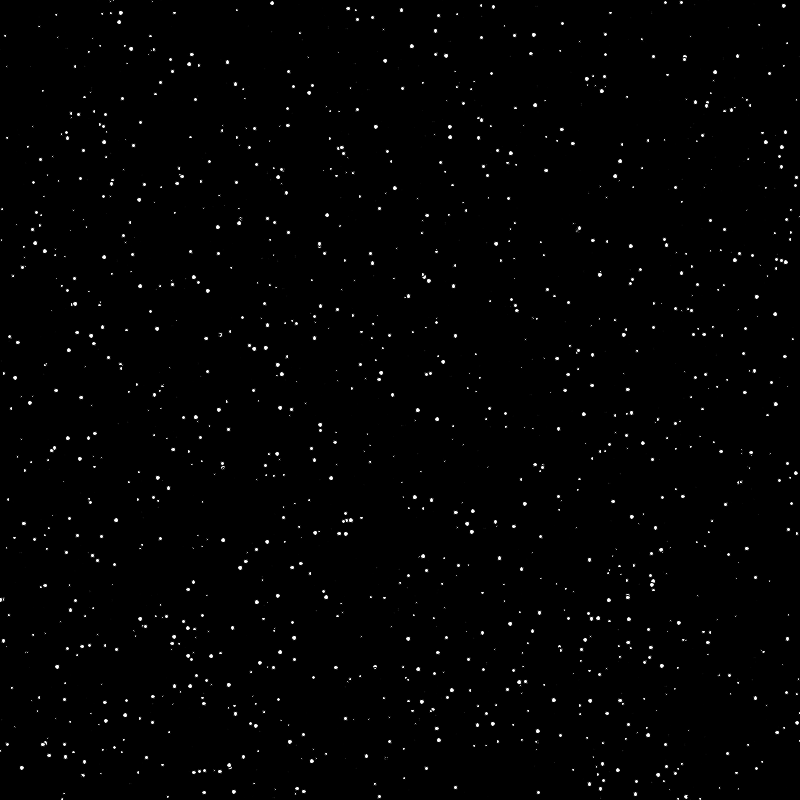
Frame 1 (no input)
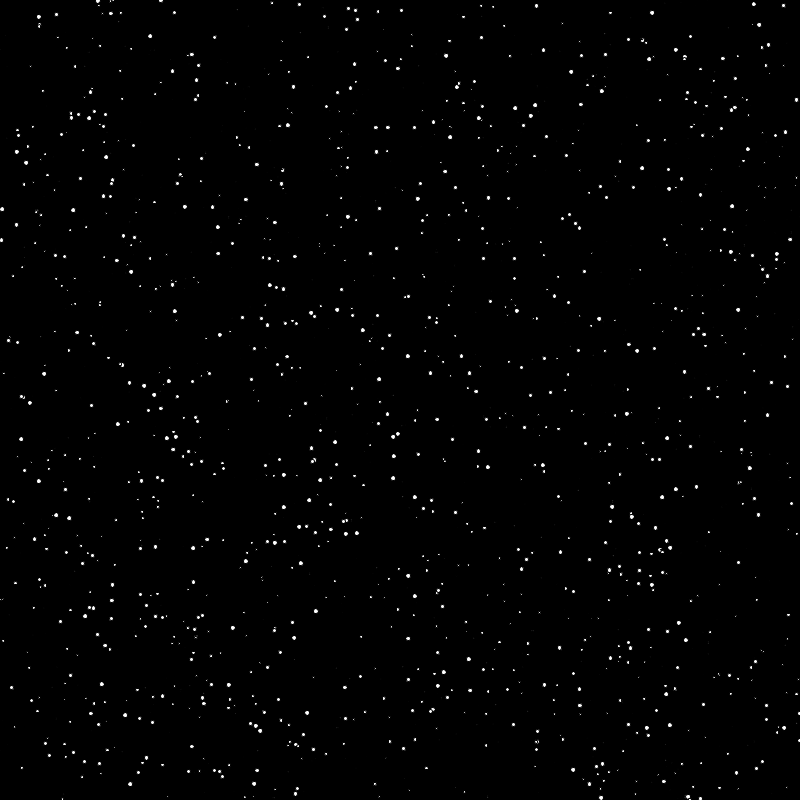
Frame 60 (the mouse pressed at the canvas centre just before this capture)
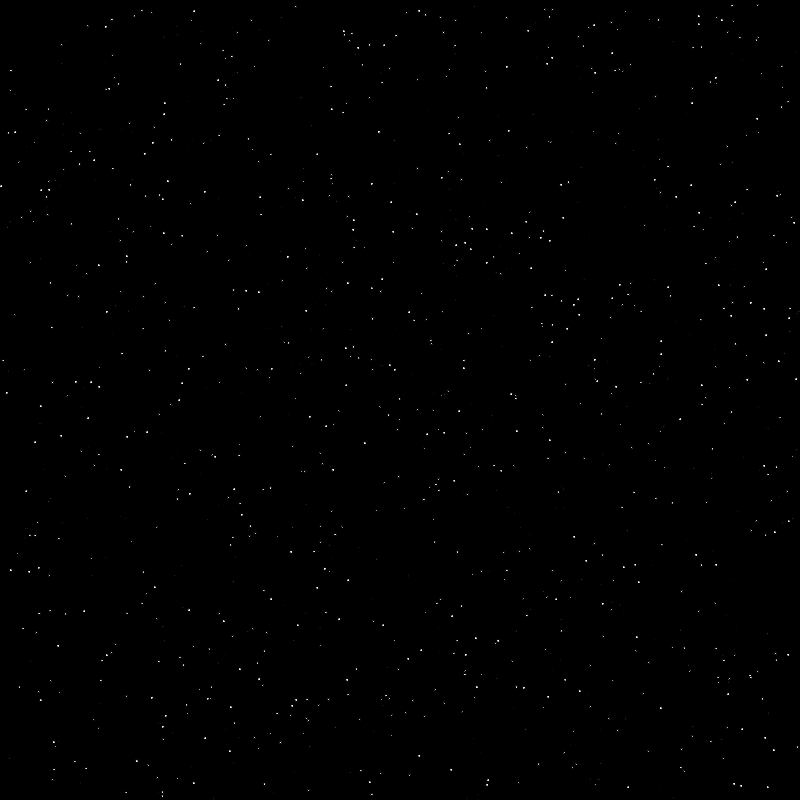
Frame 120 (the mouse held since frame 60 and released just before this capture)

The Processing sketch that drew these frames (run headless with seeded random() and noise(); from frame 60 on, the mouse is pressed at the canvas centre):

// Processing sketch: processing_75673
// ── processing_75673.pde

int dropCount = 9000;
int starCount = 10;
float[] dropSize = new float[dropCount];
float[] speed = new float[dropCount];
float[] xPosition = new float[dropCount];
float[] yPosition = new float[dropCount];
float[] xDirection = new float[dropCount];
float[] yDirection = new float[dropCount];
float[] xStar = new float[starCount];
float[] yStar = new float [starCount];
float[] starSize = new float [starCount];
float[] xDStar = new float[starCount];
float[] yDStar = new float [starCount];



void setup() {
  size(800, 800);
  for (int i=0; i < dropCount; i = i+5) {
    xPosition[i] = random(width);
    yPosition[i] = random(height);
    dropSize[i] = random(5, 10);
    speed[i] = random(5)+.5;
    xDirection[i] = 1;
    yDirection[i] = 1;
  }
}


void draw() {
  background(0);
  for (int i=0; i<dropCount; i = i+5) {
    if (xPosition[i] > width-dropSize[i]/2) {
      xDirection[i] = -1;
    }
    else if (xPosition[i] < dropSize[i]/2) {
      xDirection[i] = 1;
    }
    else if (yPosition[i] > height-dropSize[i]/2) {
      yDirection[i] = -1;
    }
    else if (yPosition[i] < dropSize[i]/2) {
      yDirection[i] = 1;
    }
    if (mousePressed == true) {
      fill(255, random(255));
      //xPosition[i] += speed[i] - xDirection[i];
      xDirection[i] = -1;
      yDirection[i] = -1;
      xPosition[i] = random(width);
      yPosition[i] = random(height);
      dropSize[i] = random(0, 3);
    }
    else {
      //fill(255);
      dropSize[i] = random(0, 5);
      fill(255);



      //xPosition[i] += speed[i] - xDirection[i];
      //yPosition[i] += speed[i] - yDirection[i];
    }


    // xPosition[i] += speed[i] * xDirection[i];
    // yPosition[i] += speed[i] * yDirection[i];

    fill(255);
    ellipse(xPosition[i], yPosition[i], dropSize[i], dropSize[i]);
  }
}
